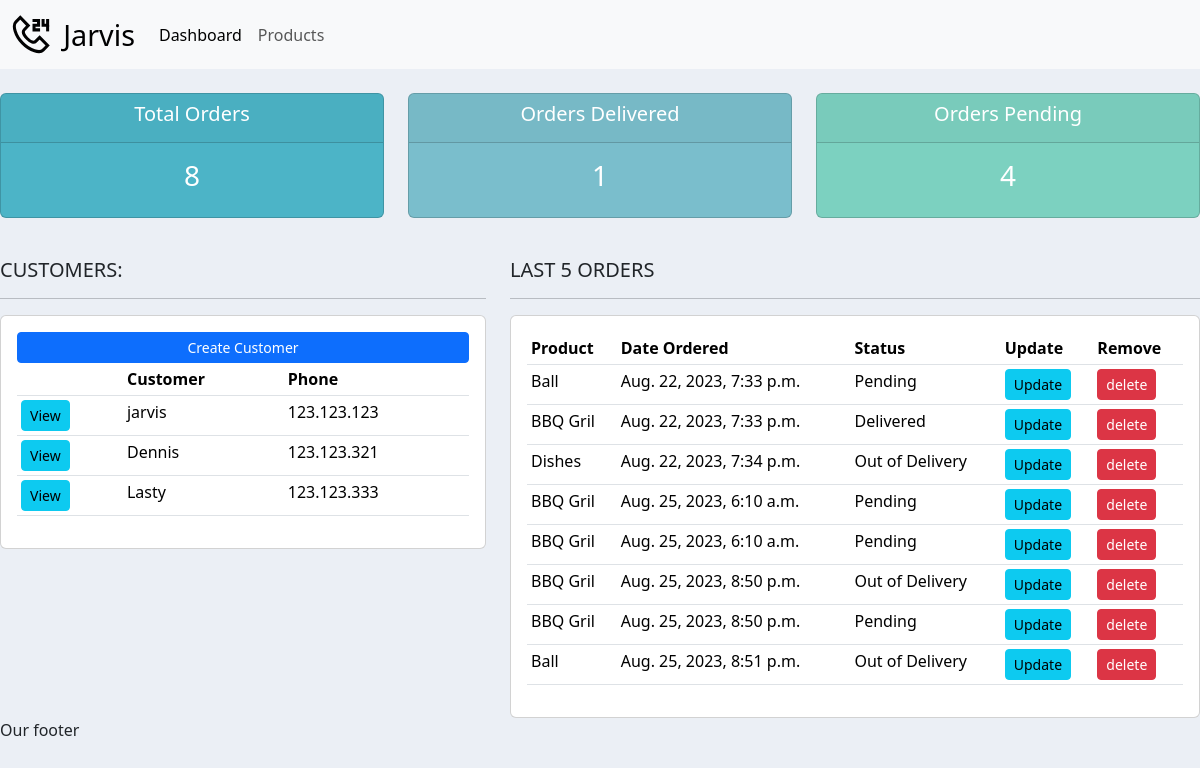
The app's page /, older data.
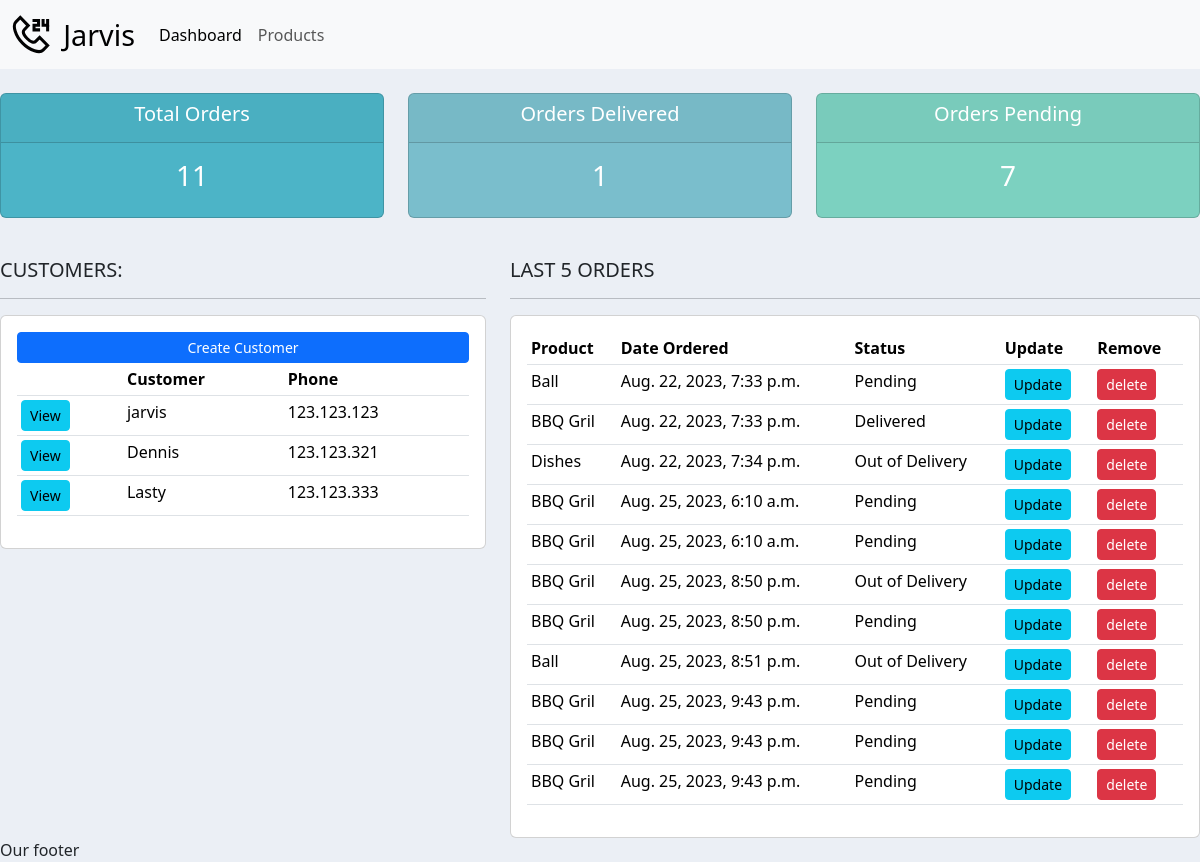
The same page, newer data.
### accounts/models.py (models this page shows, shortened)
class Customer(models.Model):
    name = models.CharField(max_length=255, null=True)
    phone = models.CharField(max_length=255, null=True)
    email = models.CharField(max_length=255, null=True)
    date_created = models.DateTimeField(auto_now_add=True, null=True)

class Order(models.Model):
    STATUS = (
        ('Pending', 'Pending'),
        ('Out of Delivery', 'Out of Delivery'),
        ('Delivered', 'Delivered'),
    )
    customer = models.ForeignKey(Customer, null=True, on_delete=models.SET_NULL)
    product = models.ForeignKey(Products, null=True, on_delete=models.SET_NULL)
    date_created = models.DateTimeField(auto_now_add=True, null=True)
    status = models.CharField(max_length=255, null=True, choices=STATUS)
    note = models.CharField(max_length=1000, null=True)

class Products(models.Model):
    CATEGORY = (
        ('Indoor', 'Indoor'),
        ('Out Door', 'Out Door'),
    )
    name = models.CharField(max_length=255, null=True)
    price = models.FloatField(null=True)
    category = models.CharField(max_length=255, null=True, choices=CATEGORY)
    description = models.CharField(max_length=255, null=True,blank=True)
    date_created = models.DateTimeField(auto_now_add=True, null=True)
    tags = models.ManyToManyField(Tag)
    def __str__(self):
        return self.name

### accounts/views.py (the view)
# urls.py: path('', home, name="home"),
def home(request):
    orders = Order.objects.all()
    customers = Customer.objects.all()
    total_customers = customers.count()
    orders_total = orders.count()
    orders_delivered = orders.filter(status='Delivered').count()
    orders_pending = orders.filter(status='Pending').count()
    context = {'orders': orders, 'customers': customers, 'orders_total': orders_total,
               'orders_delivered': orders_delivered,
               'orders_pending': orders_pending, }
    return render(request, 'accounts/dashboard.html', context)

### accounts/templates/accounts/dashboard.html
{% extends 'accounts/main.html' %}
{% block content %}
{% include 'accounts/status.html' %}
<br/>
<div class="row">
    <div class="col-md-5">
        <h5>CUSTOMERS:</h5>
        <hr/>
        <div class="card card-body">
            <a href="" class="btn btn-primary btn-sm btn-block">Create Customer</a>
            <table class="table table-sm">
                <tr>
                    <th></th>
                    <th>Customer</th>
                    <th>Phone</th>
                </tr>
                {% for customer in customers %}
                <tr>
                    <td><a class="btn btn-sm btn-info" href="{% url 'customer' customer.id %}">View</a></td>
                    <td>{{customer.name}}</td>
                    <td>{{customer.phone}}</td>
                </tr>
                {% endfor %}
            </table>
        </div>
    </div>
    <div class="col-md-7">
        <h5>LAST 5 ORDERS</h5>
        <hr/>
        <div class="card card-body">
            <table class="table table-sm">
                <tr>
                    <th>Product</th>
                    <th>Date Ordered</th>
                    <th>Status</th>
                    <th>Update</th>
                    <th>Remove</th>
                </tr>
                {% for order in orders %}
                <tr>
                    <td>{{order.product}}</td>
                    <td>{{order.date_created}}</td>
                    <td>{{order.status}}</td>
                    <td><a class="btn btn-sm btn-info" href="{% url 'update_order' order.id %}">Update</a></td>
                    <td><a class="btn btn-sm btn-danger" href="{% url 'delete_order' order.id %}">delete</a></td>
                </tr>
                {% endfor %}
            </table>
        </div>
    </div>
</div>
{% endblock %}

### accounts/templates/accounts/main.html (shortened to what this page needs)
{% load static %}
<!doctype html>
<html lang="en">
  <head>
    <link href="https://cdn.jsdelivr.net/npm/bootstrap@5.3.1/dist/css/bootstrap.min.css" rel="stylesheet">
    <link rel="stylesheet" type="text/css" href="{% static '/css/main.css' %}">
  </head>
  <body>
    {% include 'accounts/navbar.html'%}
{% block content%}{% endblock %}
<footer>Our footer</footer>
  </body>
</html>

### accounts/templates/accounts/navbar.html (shortened to what this page needs)
{% load static %}
<nav class="navbar navbar-expand-lg bg-body-tertiary">
  <div class="container-fluid">
    <a class="navbar-brand" href="#">
    <img src="{% static 'images/customer.svg' %}" alt="Customer Icon"><span>Jarvis</span></a>
    <div class="collapse navbar-collapse" id="navbarNav">
      <ul class="navbar-nav">
        <li class="nav-item">
          <a class="nav-link active" aria-current="page" href="{% url 'home' %}">Dashboard</a>
        </li>
        <li class="nav-item">
          <a class="nav-link" href="{% url 'products' %}">Products</a>
        </li>
      </ul>
    </div>
  </div>
</nav>

### accounts/templates/accounts/status.html
<br />
<div class="row">
  <div class="col">
    <div class="col-md">
      <div class="card text-center text-white mb-3" id="total-orders">
        <div class="card-header">
          <h5 class="card-title">Total Orders</h5>
        </div>
        <div class="card-body">
          <h3 class="card-title">{{ orders_total }}</h3>
        </div>
      </div>
    </div>
  </div>
  <div class="col">
    <div class="col-md">
      <div class="card text-center text-white mb-3" id="orders-delivered">
        <div class="card-header">
          <h5 class="card-title">Orders Delivered</h5>
        </div>
        <div class="card-body">
          <h3 class="card-title">{{ orders_delivered }}</h3>
        </div>
      </div>
    </div>
  </div>
    <div class="col">
    <div class="col-md">
      <div class="card text-center text-white mb-3" id="orders-pending">
        <div class="card-header">
          <h5 class="card-title">Orders Pending</h5>
        </div>
        <div class="card-body">
          <h3 class="card-title">{{ orders_pending }}</h3>
        </div>
      </div>
    </div>
  </div>
</div>

### static/css/main.css (style rules this page uses)
.navbar-brand { display:flex; align-items:center; gap:.8rem; font-size:1.8rem; }
.navbar-brand img { max-width:2.4rem; }
body { background-color:#ebeff5; }
#total-orders { background-color:#4cb4c7; }
#orders-delivered { background-color:#7abecc; }
#orders-pending { background-color:#7CD1C0; }

Row changes from the older to the newer data that the page shows:
added Order: product "BBQ Gril", date_created "Aug. 25, 2023, 9:43 p.m.", status "Pending"
added Order: product "BBQ Gril", date_created "Aug. 25, 2023, 9:43 p.m.", status "Pending"
added Order: product "BBQ Gril", date_created "Aug. 25, 2023, 9:43 p.m.", status "Pending"
Text that changed along with them:
{{ orders_total }}: "8" → "11"
{{ orders_pending }}: "4" → "7"
